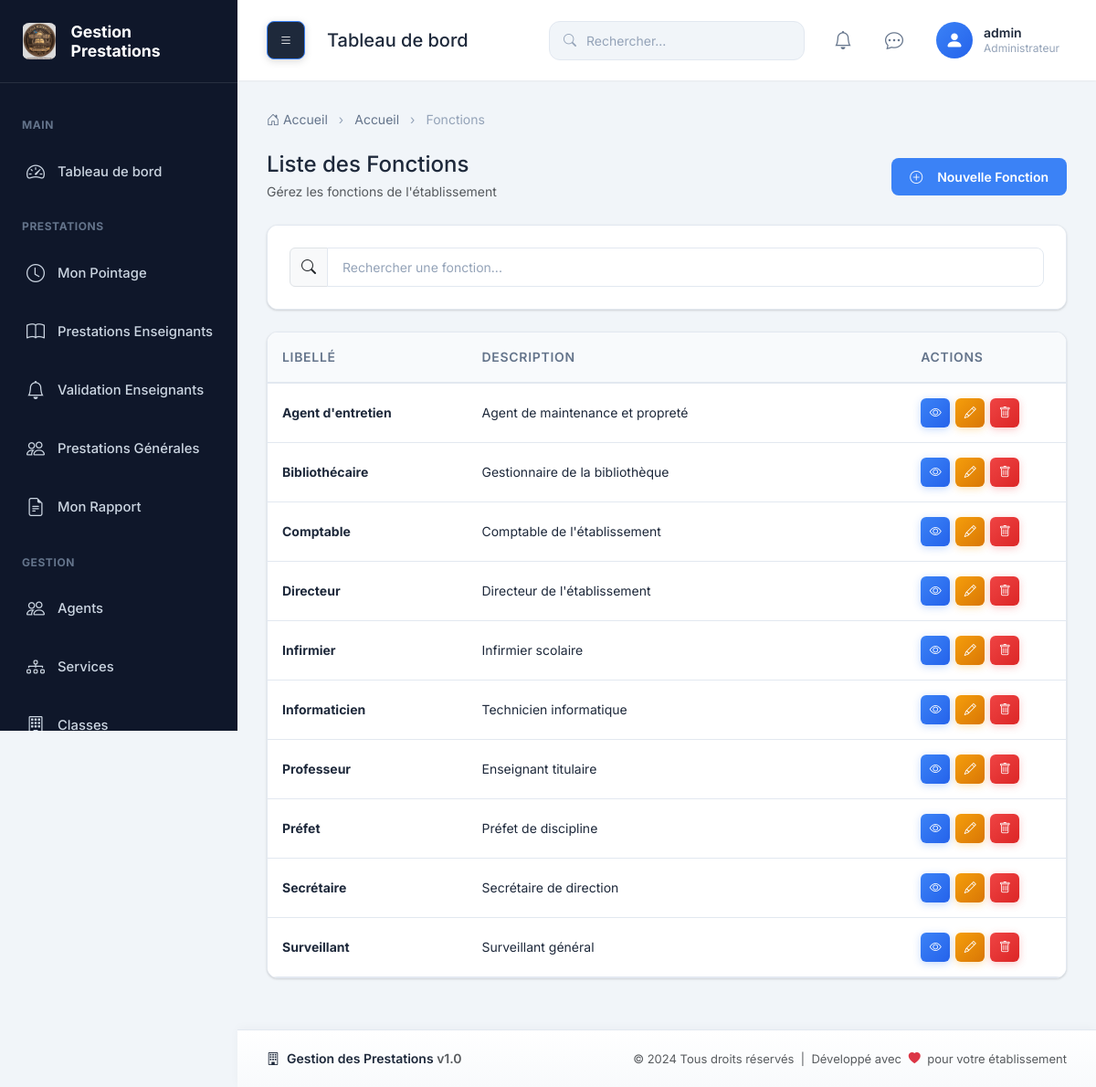
The app's page /fonctions/ (signed in) with its own data.
### prestation/models.py (models this page shows, shortened)
class Utilisateur(models.Model):
    ROLE_CHOICES = (
        ('ADMIN', 'Administrateur'),
        ('SECRETAIRE', 'Secrétaire'),
        ('ENSEIGNANT', 'Enseignant'),
        ('AGENT', 'Agent'),
    )
    user = models.OneToOneField(
        User,
        on_delete=models.CASCADE,
        related_name='utilisateur'
    )
    agent = models.OneToOneField(
        'Agent',
        on_delete=models.CASCADE,
        related_name='utilisateur'
    )
    role = models.CharField(
        max_length=20,
        choices=ROLE_CHOICES
    )
    created_at = models.DateTimeField(auto_now_add=True)
    updated_at = models.DateTimeField(auto_now=True)
    must_change_password = models.BooleanField(
        default=True,
        help_text='Indique si l\'utilisateur doit changer son mot de passe à la prochaine connexion'
    )
    mot_de_passe_temporaire = models.CharField(
        max_length=100,
        blank=True,
        default='',
        help_text='Mot de passe temporaire visible par l\'administrateur (effacé après changement par l\'utilisateur)'
    )
    two_factor_secret = models.CharField(
        max_length=64,
        blank=True,
        default='',
        help_text='Clé secrète pour Google Authenticator (2FA)'
    )
    two_factor_enabled = models.BooleanField(
        default=False,
        help_text='Indique si le 2FA est activé pour cet utilisateur'
    )
    class Meta:
        ordering = ['user__username']
        verbose_name = 'Utilisateur'
        verbose_name_plural = 'Utilisateurs'
        indexes = [
            models.Index(fields=['role']),
        ]

class Fonction(models.Model):
    libelle = models.CharField(max_length=100)
    description = models.TextField(blank=True)
    created_at = models.DateTimeField(auto_now_add=True)
    updated_at = models.DateTimeField(auto_now=True)
    class Meta:
        ordering = ['libelle']
        verbose_name = 'Fonction'
        verbose_name_plural = 'Fonctions'

### prestation/views.py (the view)
# urls.py: path('fonctions/', views.fonctions_list, name='fonctions'),
@login_required
def fonctions_list(request):
    return render(request, 'fonctions/index.html', {'fonctions': Fonction.objects.all()})

### templates/fonctions/index.html (shortened to what this page needs)
{% extends 'base.html' %}
{% load static %}
{% block breadcrumb %}
<li class="breadcrumb-item"><a href="{% url 'dashboard' %}">Accueil</a></li>
<li class="breadcrumb-item active" aria-current="page">Fonctions</li>
{% endblock %}
{% block content %}
<div class="d-flex justify-content-between align-items-center mb-4">
    <div>
        <h4 class="mb-1">Liste des Fonctions</h4>
        <p class="text-muted mb-0">Gérez les fonctions de l'établissement</p>
    </div>
    {% if request.user.utilisateur.role == 'ADMIN' %}
    <a href="{% url 'fonction_create' %}" class="btn btn-primary">
        <i class="bi bi-plus-circle me-2"></i>Nouvelle Fonction
    </a>
    {% endif %}
</div>
<div class="card mb-4">
    <div class="card-body">
        <div class="input-group">
            <span class="input-group-text"><i class="bi bi-search"></i></span>
            <input type="text" class="form-control search-input" placeholder="Rechercher une fonction..." data-target=".data-table">
        </div>
    </div>
</div>
<div class="card">
    <div class="card-body p-0">
        <div class="table-responsive">
            <table class="table table-hover mb-0 data-table">
                <thead>
                    <tr>
                        <th style="width: 25%;">Libellé</th>
                        <th style="width: 55%;">Description</th>
                        <th style="width: 20%;">Actions</th>
                    </tr>
                </thead>
                <tbody>
                    {% for fonction in fonctions %}
                    <tr>
                        <td><strong>{{ fonction.libelle }}</strong></td>
                        <td>{{ fonction.description|truncatechars:50 }}</td>
                        <td>
                            <div class="action-buttons">
                                <a href="{% url 'fonction_show' fonction.id %}" class="action-btn action-btn-view" title="Consulter">
                                    <i class="bi bi-eye"></i>
                                </a>
                                {% if request.user.utilisateur.role == 'ADMIN' %}
                                <a href="{% url 'fonction_edit' fonction.id %}" class="action-btn action-btn-edit" title="Modifier">
                                    <i class="bi bi-pencil"></i>
                                </a>
                                <button class="action-btn action-btn-delete btn-delete" data-url="{% url 'fonction_delete' fonction.id %}" data-name="{{ fonction.libelle|escapejs }}" title="Supprimer">
                                    <i class="bi bi-trash"></i>
                                </button>
                                {% endif %}
                            </div>
                        </td>
                    </tr>
                    {% endfor %}
                </tbody>
            </table>
        </div>
    </div>
</div>
{% endblock %}

### prestation/templates/components/navbar.html (shortened to what this page needs)
{% load static %}
<nav class="navbar">
    <div class="navbar-left">
        <button class="navbar-toggle-desktop" id="sidebarToggle" title="Afficher/masquer le menu">
            <i class="bi bi-list"></i>
        </button>
        <h5 class="mb-0">{% block page_title %}Tableau de bord{% endblock %}</h5>
    </div>
    <div class="navbar-right">
        <div class="navbar-search">
            <i class="bi bi-search"></i>
            <input type="text" class="form-control" placeholder="Rechercher...">
        </div>
        <div class="navbar-actions">
            <a href="{% url 'notifications' %}" class="navbar-action" title="Notifications">
                <i class="bi bi-bell"></i>
            </a>
            <a href="{% url 'messages' %}" class="navbar-action" title="Messages">
                <i class="bi bi-chat-dots"></i>
            </a>
            <div class="navbar-user" id="userDropdown">
                {% if user.utilisateur.agent.photo %}
                    <img src="{{ user.utilisateur.agent.photo.url }}" alt="{{ user.username }}">
                {% else %}
                    <div class="navbar-user-avatar">
                        <i class="bi bi-person-fill"></i>
                    </div>
                {% endif %}
                <div class="navbar-user-info">
                    <div class="navbar-user-name">{{ user.username }}</div>
                    <div class="navbar-user-role">{{ user.utilisateur.get_role_display }}</div>
                </div>
            </div>
        </div>
    </div>
</nav>

### records on screen
Fonction: libelle "Agent d'entretien", description "Agent de maintenance et propreté"
Fonction: libelle "Bibliothécaire", description "Gestionnaire de la bibliothèque"
Fonction: libelle "Comptable", description "Comptable de l'établissement"
Fonction: libelle "Directeur", description "Directeur de l'établissement"
Fonction: libelle "Infirmier", description "Infirmier scolaire"
Fonction: libelle "Informaticien", description "Technicien informatique"
Fonction: libelle "Professeur", description "Enseignant titulaire"
Fonction: libelle "Préfet", description "Préfet de discipline"
Fonction: libelle "Secrétaire", description "Secrétaire de direction"
Fonction: libelle "Surveillant", description "Surveillant général"

### other values on screen
{{ user.username }} "admin"
{{ user.utilisateur.get_role_display }} "Administrateur"
